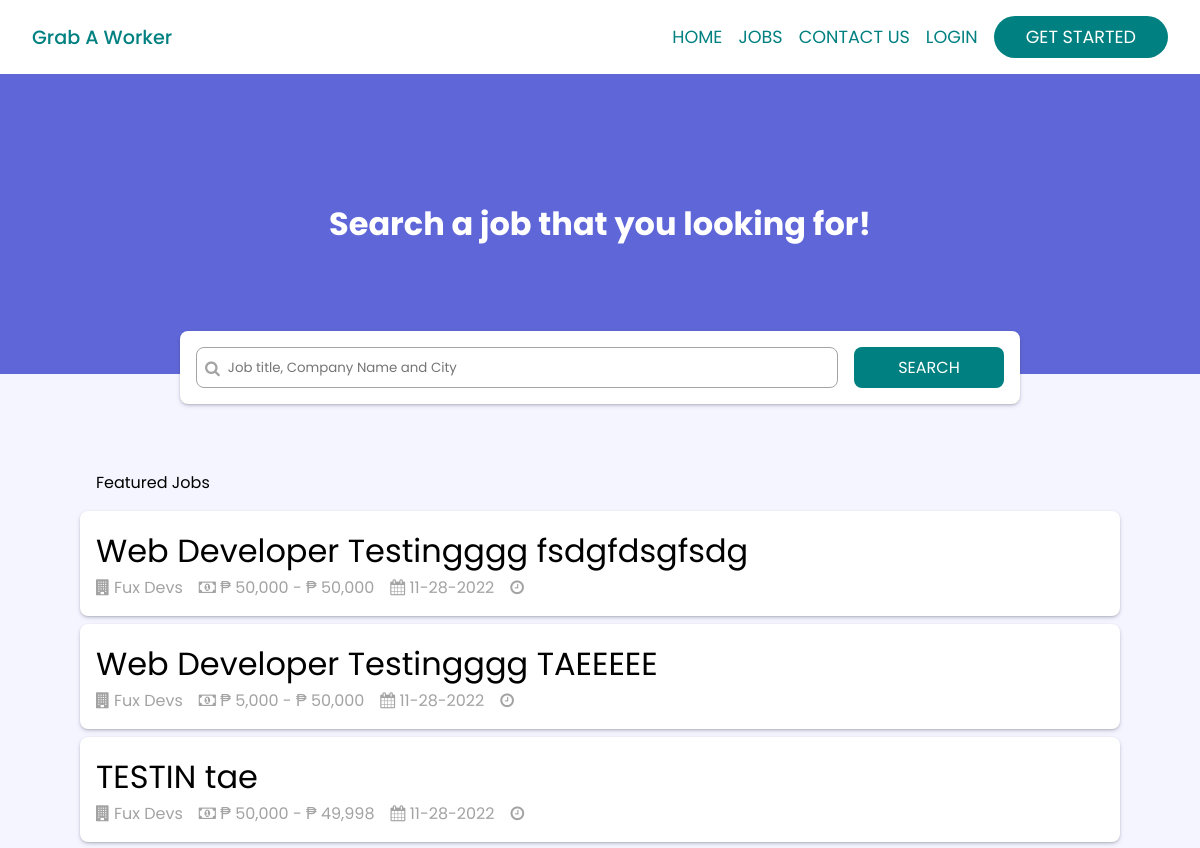
/jobs/index.php (upper part), run on an earlier commit of the app's database.
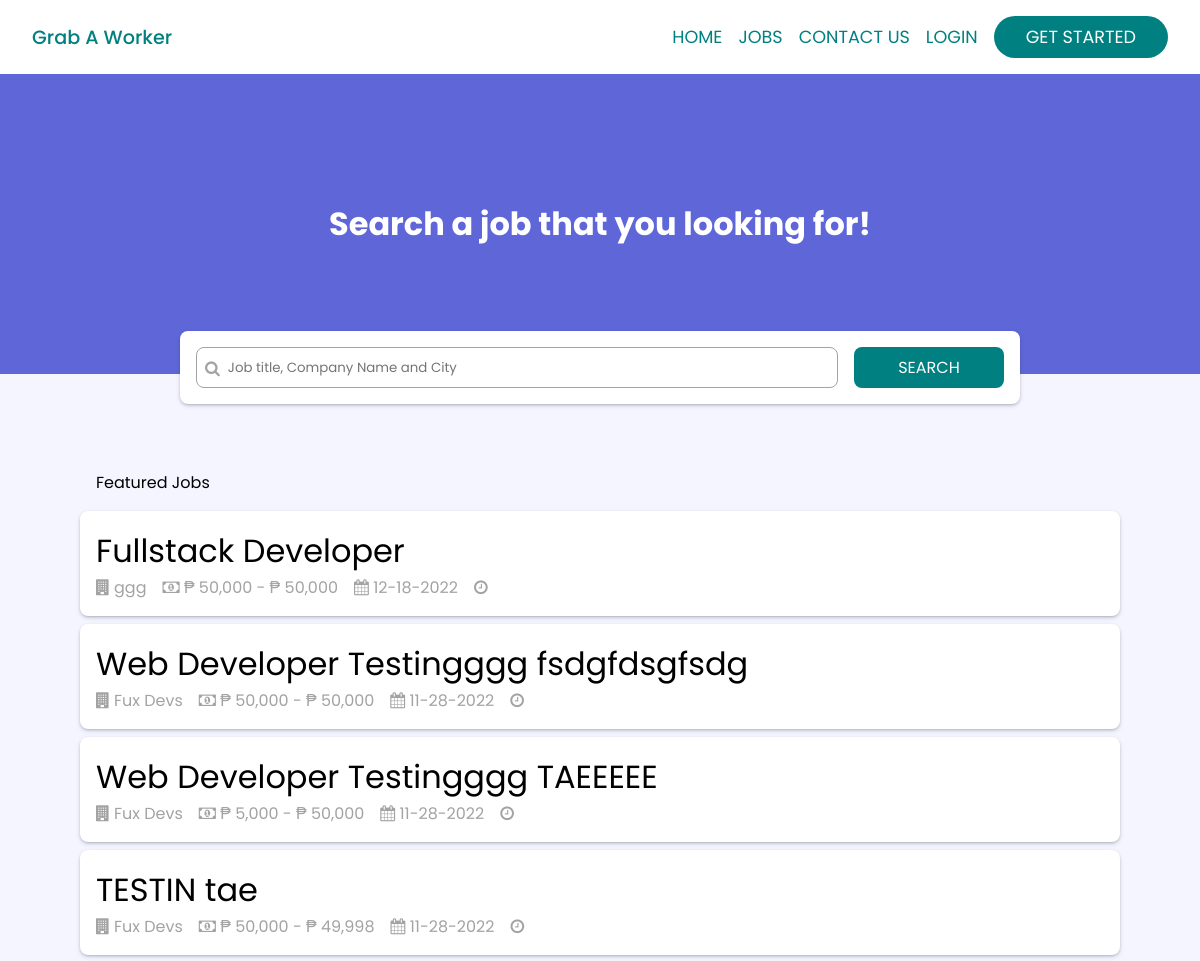
And on a later commit of the database.
### tables this page shows
CREATE TABLE `tbl_jobs` (
  `id` int NOT NULL AUTO_INCREMENT,
  `userid` int NOT NULL,
  `j_name` varchar(50) NOT NULL,
  `j_age` int NOT NULL,
  `j_min` decimal(50,0) NOT NULL,
  `j_max` decimal(50,0) NOT NULL,
  `j_currency_symbol` varchar(1) NOT NULL,
  `j_description` text NOT NULL,
  `j_created_at` timestamp NOT NULL DEFAULT CURRENT_TIMESTAMP,
  `status_type` int DEFAULT '0' COMMENT '0 = active , 1 = not active',
  PRIMARY KEY (`id`)
);

CREATE TABLE `tbl_company` (
  `id` int NOT NULL AUTO_INCREMENT,
  `userid` int NOT NULL,
  `c_logo` varchar(70) NOT NULL DEFAULT 'company_logo_default.png',
  `c_banner` varchar(70) NOT NULL DEFAULT 'company_banner_default.png',
  `c_name` varchar(50) NOT NULL,
  `c_address` varchar(100) NOT NULL,
  `c_cnum` varchar(20) NOT NULL,
  `c_position` varchar(50) NOT NULL,
  `department` varchar(50) NOT NULL,
  `created_at` timestamp NOT NULL DEFAULT CURRENT_TIMESTAMP,
  PRIMARY KEY (`id`)
);

### config.php (called while the page is built, shortened)
<?php
$__name__ = "grab_worker";
?>

### session.php (called while the page is built)
<?php
if(isset($_SESSION["islogin"])){
    $islogin = $_SESSION["islogin"];
    $data = $_SESSION["data"];
    $u_id = $data["id"];
    $load_data = mysqli_query($con,"SELECT * FROM `tbl_accounts` WHERE id = $u_id");
    if(hasResult($load_data)){
        $data = mysqli_fetch_assoc($load_data);
        $u_fname = $data["firstname"];
        $u_lname = $data["lastname"];
        $u_cnum = $data["cnum"];
        $u_bday = $data["bday"];
        $u_age = $data["age"];
        $u_address = $data["address"];
        $u_email = $data["email"];
        $u_password = $data["password"];
        $u_type = $data["type"];
        $u_verification_state = $data["verification_state"];
        $u_avatar = $data["avatar"];
        $u_createdat = $data["created_at"];
        if($u_type == 3){
            $load_resume = mysqli_query($con,"SELECT * FROM `tbl_resume` WHERE userid = $u_id");
            if(hasResult($load_resume)){
                $resume_data = mysqli_fetch_assoc($load_resume);
                $have_resume = true;
                $r_path = $resume_data["path"];
            }else{
                $have_resume = false;
            }
        }
        if($u_type == 2){
            $load_company = mysqli_query($con,"SELECT * FROM `tbl_company` WHERE userid = $u_id");
            $company_data = mysqli_fetch_assoc($load_company);
            $c_id = $company_data["id"];
            $c_name = $company_data["c_name"];
            $c_address = $company_data["c_address"];
            $c_cnum = $company_data["c_cnum"];
            $c_position = $company_data["c_position"];
            $c_logo = $company_data["c_logo"];
            $c_banner = $company_data["c_banner"];
            $c_department = $company_data["department"];
            $c_createdat = $company_data["created_at"];
        }
    }else{
        navigate("./logout.php");
    }
}else{
    $islogin = false;
}

### functions.php (called while the page is built, shortened)
<?php
function form($e){
        if ($_SERVER['REQUEST_METHOD'] === 'POST') {
            return isset($_POST[$e]);
        }else{
            return isset($_GET[$e]);
        }
}
function hasResult($result){
    if(mysqli_num_rows($result) > 0){
        return true;
    }else{
        return false;
    }
}

### jobs/index.php (the view, shortened to what this page needs)
<?php
require_once '../config.php';
require_once '../functions.php';
require_once '../session.php';
if(form("search")){
    $onsearch = true;
    $search = mysqli_value($con,"search");
    $result_query = mysqli_query($con,"
    SELECT
        tbl_jobs.id,
        tbl_company.c_name,
        tbl_company.c_address,
        tbl_company.c_cnum,
        tbl_accounts.firstname,
        tbl_accounts.lastname,
        tbl_jobs.j_name,
        tbl_jobs.j_age,
        tbl_jobs.j_min,
        tbl_jobs.j_max,
        tbl_jobs.j_currency_symbol,
        tbl_jobs.j_description,
        tbl_jobs.j_created_at,
        tbl_jobs.time_type
    FROM
        tbl_jobs
    INNER JOIN tbl_company ON tbl_company.userid = tbl_jobs.userid
    INNER JOIN tbl_accounts ON tbl_accounts.id = tbl_jobs.userid
    WHERE tbl_jobs.status_type = 0 and
    tbl_company.c_name LIKE '%$search%' OR
    tbl_jobs.j_name LIKE '%$search%' OR
    tbl_company.c_address LIKE '%$search%'
    order by j_created_at desc
    ");
}else{
    $onsearch = false;
    if($islogin){
        $result_query = mysqli_query($con,"
        SELECT
            tbl_jobs.id,
            tbl_company.c_name,
            tbl_company.c_address,
            tbl_company.c_cnum,
            tbl_accounts.firstname,
            tbl_accounts.lastname,
            tbl_jobs.j_name,
            tbl_jobs.j_age,
            tbl_jobs.j_min,
            tbl_jobs.j_max,
            tbl_jobs.j_currency_symbol,
            tbl_jobs.j_description,
            tbl_jobs.j_created_at,
            tbl_jobs.time_type
        FROM
            tbl_jobs
        INNER JOIN tbl_company ON tbl_company.userid = tbl_jobs.userid
        INNER JOIN tbl_accounts ON tbl_accounts.id = tbl_jobs.userid
        where tbl_jobs.status_type = 0
        order by j_created_at desc
        ");
    }else{
        $result_query = mysqli_query($con,"
        SELECT
            tbl_jobs.id,
            tbl_company.c_name,
            tbl_company.c_address,
            tbl_company.c_cnum,
            tbl_accounts.firstname,
            tbl_accounts.lastname,
            tbl_jobs.j_name,
            tbl_jobs.j_age,
            tbl_jobs.j_min,
            tbl_jobs.j_max,
            tbl_jobs.j_currency_symbol,
            tbl_jobs.j_description,
            tbl_jobs.j_created_at,
            tbl_jobs.time_type
        FROM
            tbl_jobs
        INNER JOIN tbl_company ON tbl_company.userid = tbl_jobs.userid
        INNER JOIN tbl_accounts ON tbl_accounts.id = tbl_jobs.userid
        where tbl_jobs.status_type = 0
        order by j_created_at desc
        ");
    }
}
?>
<!DOCTYPE html>
<html lang="en">
<head>
    <link href="//maxcdn.bootstrapcdn.com/font-awesome/4.7.0/css/font-awesome.min.css" rel="stylesheet">
    <link rel="stylesheet" href="style.css">
    <link rel="stylesheet" href="../verify.css">
    <link rel="stylesheet" href="../header.css">
    <link rel="stylesheet" href="../notify_style.css">
</head>
<body>
    <div class="main">
        <?php include '../header.php' ?>
        <div class="body_search">
            <div class="container_search">
                <h1>Search a job that you looking for!</h1>
                <form action="" class="search_form" method="get">
                    <div class="field">
                        <i class="fa fa-search"></i>
                        <input type="text" name="search" id="search" value="<?= ($onsearch) ? value("search") : "" ?>"placeholder="Job title, Company Name and City" required>
                    </div>
                    <button type="submit">
                        SEARCH
                    </button>
                </form>
            </div>
            <div class="content">
                <div class="container recommended">
                    <div class="container_title">
                        <?php if($onsearch){ ?>
                            Result-<?= mysqli_num_rows($result_query) ?>
                        <?php }else{ ?>
                            <?= ($islogin) ? "Recommended Jobs" : "Featured Jobs" ?>
                        <?php } ?>
                    </div>
                    <div class="container_body">
                        <?php if(hasResult($result_query)){?>
                            <?php while($row = mysqli_fetch_assoc($result_query)){?>
                                <a class="box" href="view.php?id=<?= $row["id"]?>">
                                    <div class="box_header">
                                        <div class="box_header_title">
                                            <?= $row["j_name"]?>
                                        </div>
                                        <div class="box_header_sub">
                                            <p>
                                                <i class="fa fa-building"></i>
                                                <?= $row["c_name"]?>
                                            </p>
                                            <p>
                                                <i class="fa fa-money"></i> &#8369;
                                                <?= number_format($row['j_min'])." - &#8369;  ".number_format($row['j_max']) ?>
                                            </p>
                                            <p>
                                                <i class="fa fa-calendar"></i>
                                                <?= date("m-d-Y",strtotime($row["j_created_at"]))?>
                                            </p>
                                            <p>
                                                <i class="fa fa-clock-o"></i>
                                            </p>
                                        </div>
                                    </div>
                                </a>
                            <?php }?>
                        <?php }?>
                    </div>
                </div>
            </div>
        </div>
    </div>
</body>
</html>

### header.php (shortened to what this page needs)
<div class="header">
    <div class="text">
        <a href="/<?= $__name__ ?>" class="header_logo">
            <p>Grab A Worker</p>
        </a>
    </div>
    <div class="navigation">
        <?php if($islogin){?>
             <ul class="notification-drop">
                <li class="item">
                <button type="button" style="border: none; background: white;" onclick="showNotification()">
                    <i class="fa fa-bell-o notification-bell" aria-hidden="true"></i> <span class="btn__badge pulse-button ">
                    <?php echo countNotify($con, $u_id); ?>
                    </span>
                </button>
                  <ul>
                    <?php
                    $load_data_notificaiton = mysqli_query($con,"SELECT * FROM `tbl_notification` WHERE user_id = $u_id and `status` = 0 order by created_at desc limit 5");
                    if(hasResult($load_data_notificaiton)){
                        while($row = mysqli_fetch_assoc($load_data_notificaiton)){
                            echo "<li id='".$row["id"]."' onclick='updateNotification(this.id)' >".$row["description"]."</li>";
                        }
                    }else{
                        echo "<li>No data..</li>";
                    }
                     ?>
                  </ul>
                </li>
              </ul>
            <?php if($u_type == 1){?>
                <a href="/<?= $__name__ ?>">HOME</a>
                <a href="/<?= $__name__ ?>/jobs">JOBS</a>
                <a href="/<?= $__name__ ?>/contact_us.php">CONTACT US</a>
                <a href="/<?= $__name__ ?>/logout.php">LOGOUT</a>
                <a href="/<?= $__name__ ?>/dashboard/company" class="nav_a">
                    DASHBOARD
                </a>
            <?php }elseif($u_type == 2){?>
                <a href="/<?= $__name__ ?>">HOME</a>
                <a href="/<?= $__name__ ?>/jobs">JOBS</a>
                <a href="/<?= $__name__ ?>/contact_us.php">CONTACT US</a>
                <a href="/<?= $__name__ ?>/logout.php">LOGOUT</a>
                <a href="/<?= $__name__ ?>/dashboard/company" class="nav_a">
                    DASHBOARD
                </a>
            <?php }elseif($u_type == 3){?>
                <a href="/<?= $__name__ ?>">HOME</a>
                <a href="/<?= $__name__ ?>/jobs">JOBS</a>
                <a href="/<?= $__name__ ?>/profile">PROFILE</a>
                <a href="/<?= $__name__ ?>/profile/?page=password" class="client_menu">Password</a>
                <a href="/<?= $__name__ ?>/profile/?page=resume"  class="client_menu">Resume</a>
                <a href="/<?= $__name__ ?>/logout.php">LOGOUT</a>
            <?php } ?>
        <?php }else{?>
            <a href="/<?= $__name__ ?>">HOME</a>
            <a href="/<?= $__name__ ?>/jobs">JOBS</a>
            <a href="/<?= $__name__ ?>/contact_us.php">CONTACT US</a>
            <a href="/<?= $__name__ ?>/auth?a=already">LOGIN</a>
            <a href="/<?= $__name__ ?>/auth?a=join" class="nav_a">
                GET STARTED
            </a>
        <?php } ?>
    </div>
</div>

### jobs/style.css (style rules this page uses)
* { padding:0; margin: 0; box-sizing: border-box; font-family: 'Poppins', sans-serif; scroll-behavior: smooth; }
input { outline: none; }
a { text-decoration: none; }
.main { display: flex; height: 100vh; flex-direction: column; }
.header { display: flex; justify-content: space-between; padding: 1rem 2rem; align-items: center; }
.header_logo { display: flex; align-items: center; color: teal; gap: .5rem; }
.header_logo p { font-size: 1.2rem; font-weight:500; }
.navigation { display: flex; align-items: center; gap: 1rem; }
.navigation > a { color: teal; font-size: 1.1rem; }
.navigation > a.nav_a { border-radius: 2rem; padding: .5rem 2rem; background: teal; color: white; }
.body_search { display: flex; flex-direction: column; }
.body_search .container_search { display: flex; justify-content: center; align-items: center; flex-direction: column; height: 300px; gap: 3rem; background: rgb(95, 103, 216); color: white; position: relative; }
.body_search .container_search form { position: absolute; bottom: -30px; background: white; color: black; width: max(30vw , 70%); border-radius: .5rem; display: flex; gap: 1rem; padding: 1rem; box-shadow: rgba(50, 50, 93, 0.25) 0px 2px 5px -1px, rgba(0, 0, 0, 0.3) 0px 1px 3px -1px; }
.body_search .container_search form .field { border: 1px solid rgb(163, 163, 163); padding: .5rem .5rem; display: flex; gap: .5rem; align-items: center; font-size: 1rem; flex: 1; border-radius: .5rem; }
.body_search .container_search form .field i { color: rgb(163, 163, 163); }
.body_search .container_search form .field input { border: 0; width: 100%; }
.body_search .container_search form button { font-size: 1rem; padding: .5rem; width: 150px; background: teal; color: white; border: none; border-radius: .5rem; cursor:pointer; }
.body_search .content { flex: 1; background: #F4F5FF; padding: 5rem 5rem 0 5rem; display: flex; flex-direction: column; }
.body_search .content .recommended { display: flex; flex-direction: column; }
.body_search .content .recommended .container_title { padding: 1rem; }
.body_search .content .recommended .container_body { display: flex; flex-direction: column; gap: .5rem; }
.body_search .content .recommended .container_body .box { text-decoration: none; color: black; padding: 1rem; border-radius: .5rem; background: white; box-shadow: rgba(50, 50, 93, 0.25) 0px 2px 5px -1px, rgba(0, 0, 0, 0.3) 0px 1px 3px -1px; }
.body_search .content .recommended .container_body .box .box_header .box_header_title { font-size: 2rem; }
.body_search .content .recommended .container_body .box .box_header .box_header_sub { display: flex; color: rgb(163, 163, 163); gap: 1rem; }

### header.css (style rules this page uses)
.header { position: relative; }
.text { display:flex; align-items: center; }

What changed in the data, as far as the page shows it:
added tbl_jobs: j_name "Fullstack Developer", tbl_company.c_name "ggg", j_min "50,000", j_max "50,000", j_created_at "12-18-2022"
